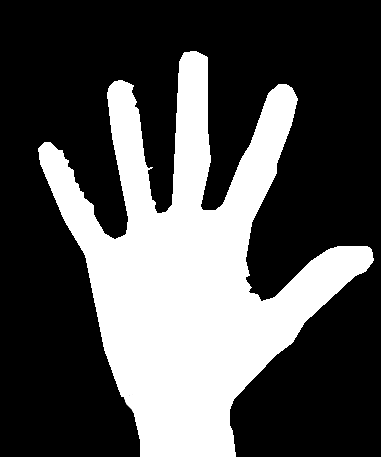
#> input picture binary_hand.png, 381 x 457 px
$ jupyter execute adam_test_notebook.ipynb
#> lines starting #> are read from the running program, lines starting #| are printed output that depends on the picture; after the words box and inside, x2 and y2 are one past the last pixel; in counts of white or black regions, pixels touching at a corner belong together
[cell 1]
import numpy as np
import cv2
import math

[cell 2]
from feature_extraction import FeatureExtraction

[cell 3]
# Load an image in grayscale
img = cv2.imread('binary_hand.png', cv2.IMREAD_GRAYSCALE)
#> img is the input picture: shape (457, 381); min 0, max 255, mean 81.7

[cell 4]
# Load an image to draw contours on it
to_cut_img = cv2.imread('cut_test.png', cv2.IMREAD_COLOR)
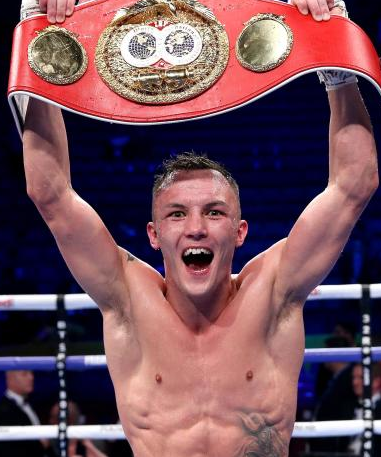
#> input picture cut_test.png, 381 x 457 px
#> to_cut_img is the input picture: shape (457, 381, 3); mean B, G, R 90, 80.4, 116.8

[cell 5]
cv2.imshow('Piatka', to_cut_img)
cv2.waitKey(0)
cv2.destroyAllWindows()

[cell 6]
# Make it binary with thresholding
ret, thresh_img = cv2.threshold(img, 127, 255, cv2.THRESH_BINARY)
#> thresh_img: shape (457, 381); 32% white; 1 white region

[cell 7]
#feat_dict = FeatureExtraction.getAdamFeatures(thresh_img)

[cell 8]
#feat_dict

[cell 9]
# Find contours
contours, hierarchy = cv2.findContours(thresh_img, cv2.RETR_EXTERNAL, cv2.CHAIN_APPROX_SIMPLE)
#> contours = 1 contour; box (x1, y1, x2, y2) and area: (38, 51, 374, 457) 54838

[cell 10]
# Convert starting image from grayscale to bgr
#img = cv2.cvtColor(img, cv2.COLOR_GRAY2BGR)

[cell 11]
# Draw contours on the image and display the result
cv2.drawContours(to_cut_img, contours, -1, (0,255,0), 3)
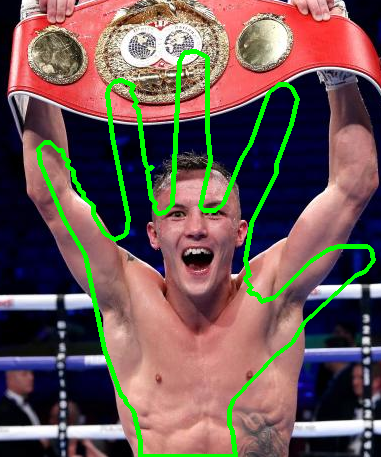
#> to_cut_img: shape (457, 381, 3); 5.32% of pixels changed, all inside (x1, y1, x2, y2) = (36, 49, 376, 457)

cv2.imshow('Piatka', to_cut_img)
cv2.waitKey(0)
cv2.destroyAllWindows()

## Zabawa z konturami

[cell 12]
# Unpack an array of contours
cnt = contours[0]
#> cnt = contour of 820 points, box (x1, y1, x2, y2) (38, 51, 374, 457), area 54838

[cell 13]
# Moments
M = cv2.moments(cnt)
#> M = moments, m00 54838.5, centre m10/m00, m01/m00 = (190.4, 272.6)

# Centroid
c_x = int(M['m10']/M['m00'])
#> c_x = 190
c_y = int(M['m01']/M['m00'])
#> c_y = 272
#print(c_x)
#print(c_y)

[cell 14]
# Contour area
hand_area = cv2.contourArea(cnt)
#> hand_area = 54838.5

[cell 15]
# Contour perimeter
hand_perimeter = cv2.arcLength(cnt, True)
#> hand_perimeter = 2156.6

[cell 16]
# Contour area to perimeter ratio
hand_area2per = hand_area/hand_perimeter
#> hand_area2per = 25.43

[cell 17]
# Convex - wypukły

[cell 18]
# Straight bounding rectangle
# x,y - top left coordinate of the rectangle
x,y,w,h = cv2.boundingRect(cnt)
#> x = 38; y = 51; w = 336; h = 406
# cv2.rectangle(img, (x,y), (x+w,y+h), (255,0,0), 2)     # draw rectangle

# Area of straight bounding rectangle
rect_area = w * h
#> rect_area = 136416

[cell 19]
# Minimum Enclosing Circle
(x,y), radius = cv2.minEnclosingCircle(cnt)
#> x = 187.5; y = 256.2; radius = 205.4
#center = (int(x), int(y))
radius = int(radius)
#> radius = 205
# cv2.circle(img, center, radius, (0,0,255), 2)       # draw circle

# Area of minimum enclosing circle
circle_area = math.pi * radius * radius
#> circle_area = 132025.4

[cell 20]
# Approximation of a straight line
rows, cols = img.shape[:2]
#> rows = 457; cols = 381
[vx,vy,x,y] = cv2.fitLine(cnt, cv2.DIST_L2, 0, 0.01, 0.01)
#> vx = [0.0254]; vy = [-1]; x = [184.7]; y = [213.2]

# two extreme points y-coordinates on the line to draw line
lefty = int((-x*vy/vx) + y)
#> lefty = 7490
righty = int( ( (cols-x) * vy / vx) + y)
#> righty = -7519

#cv2.line(img, (cols-1, righty), (0, lefty), (0,255,0), 2)    # draw line

# Slope of the line
line_slope = (lefty - righty) / (0 - (cols-1))
#> line_slope = -39.5
